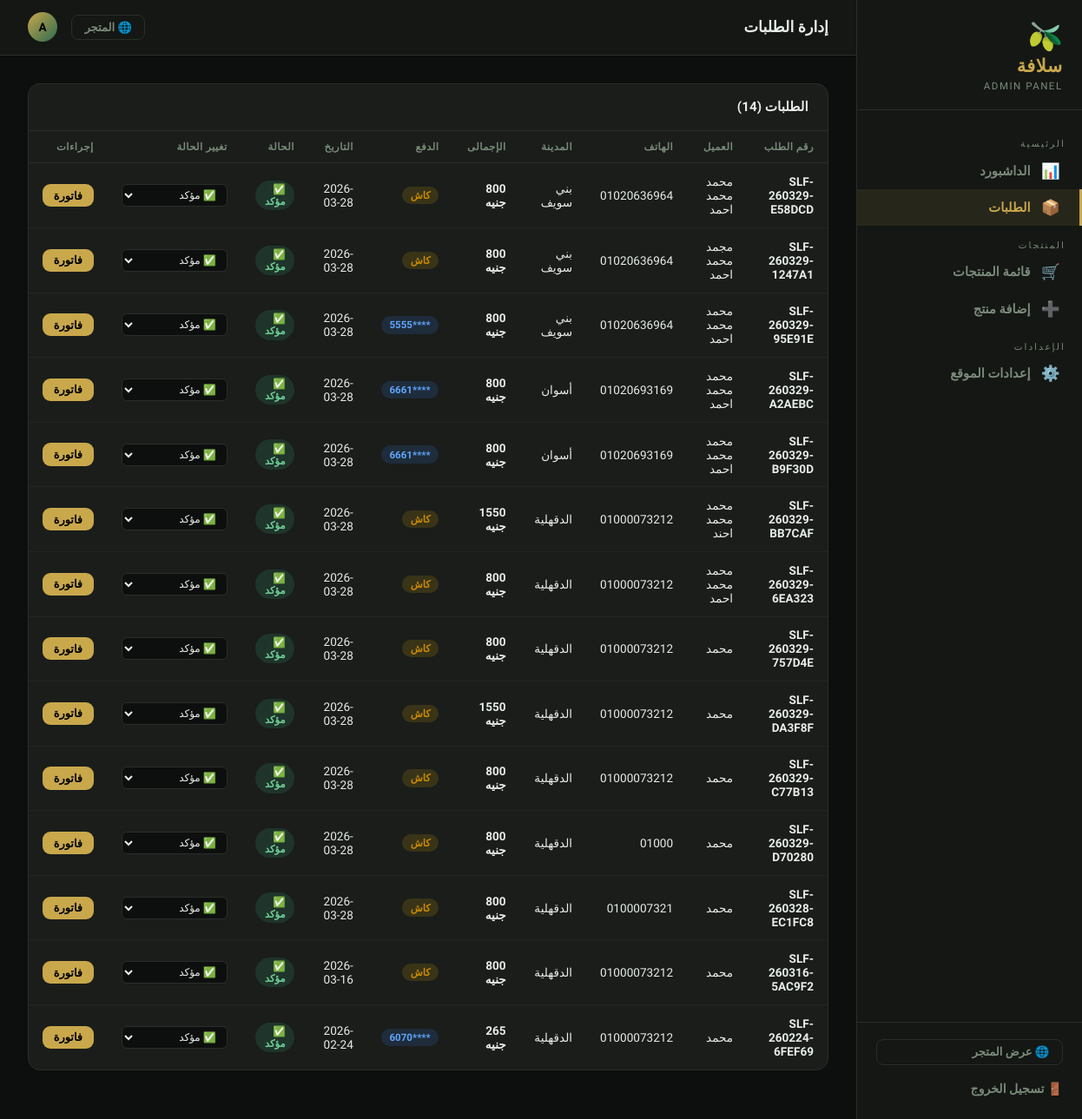
The page /admin/orders (signed in) on the database as committed earlier.
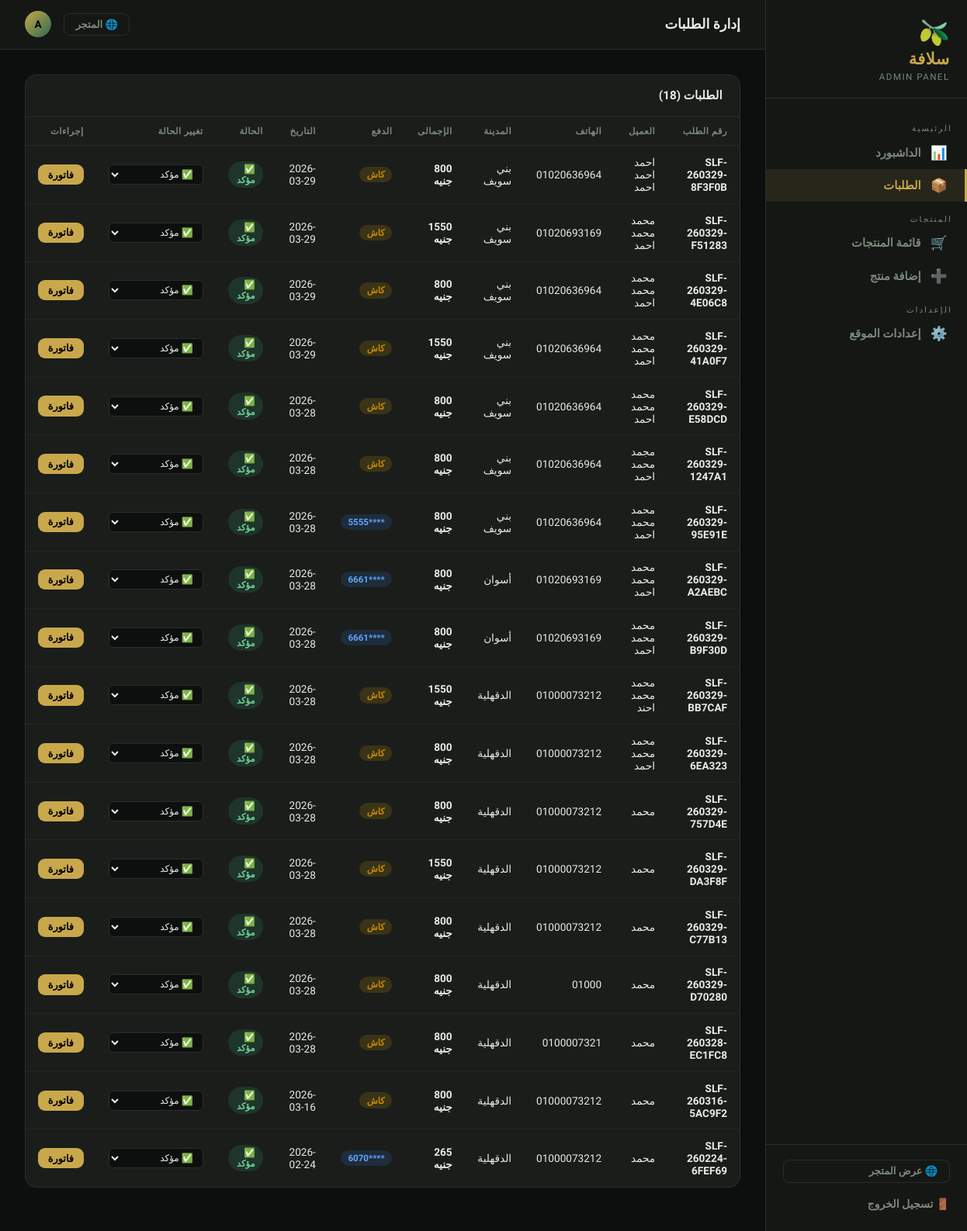
The same page on the database as committed later.
### tables this page shows
CREATE TABLE settings (
            key TEXT PRIMARY KEY,
            value TEXT
        );

CREATE TABLE orders (
            id INTEGER PRIMARY KEY AUTOINCREMENT,
            order_number TEXT,
            full_name TEXT, phone TEXT, city TEXT, address TEXT,
            total REAL, tax REAL, grand_total REAL,
            card_last4 TEXT, status TEXT DEFAULT 'confirmed',
            lang TEXT DEFAULT 'ar',
            created_at TEXT DEFAULT CURRENT_TIMESTAMP
        , payment_method TEXT DEFAULT 'card', shipping REAL DEFAULT 0, postal TEXT DEFAULT NULL);

### app.py (the view)
@app.route('/admin/orders')#مسار لعرض قائمة الطلبات في لوحة التحكم الخاصة بالمسؤول
@admin_required#تزيين المسار بالديكوريتور admin_required لضمان أن الوصول له بيكون فقط للمسؤولين المسجلين دخولهم
def admin_orders():#بداية بيعمل اتصال بقاعدة البيانات، وبعدين بيجلب كل الطلبات من جدول الطلبات (orders) مرتبة حسب معرف الطلب (id) بشكل تنازلي. النتيجة النهائية هي قائمة بكل الطلبات الموجودة في المتجر، والتي يتم تمريرها إلى قالب 'admin/orders.html' لعرضها في واجهة إدارة الطلبات في لوحة التحكم الخاصة بالمسؤول.
    orders = get_db().execute('SELECT * FROM orders ORDER BY id DESC').fetchall()
    return render_template('admin/orders.html', orders=orders)

### app.py (called while the page is built)
def get_db():#الهدف من الدالة دي هو انها ترجع اتصال بقاعدة البيانات SQLite لكل طلب بييجي للفلسك، وبتخزنه في g اللي هو مكان مخصص لتخزين البيانات الخاصة بكل طلب. لو مفيش اتصال موجود بالفعل في g، بيتم إنشاء اتصال جديد وربطه بيه. كمان بيتم تعيين row_factory علشان نقدر نوصل للبيانات باستخدام أسماء الأعمدة بدل من الفهارس.
    if 'db' not in g:
        g.db = sqlite3.connect(DB_PATH)
        g.db.row_factory = sqlite3.Row
    return g.db

def get_lang():#بترجع اللغة الحالية من الجلسة، أو 'ar' كافتراضي إذا ما تم تعيينها. ده بيستخدم لتحديد اللغة اللي هيتم عرض المحتوى بيها في الواجهة.
    return session.get('lang', 'ar')

def get_all_settings():#ثم بتجيب كل الإعدادات من جدول الإعدادات في قاعدة البيانات وترجعها كقاموس (dictionary) حيث المفاتيح هي أسماء الإعدادات والقيم هي القيم المرتبطة بيها. ده بيستخدم لما نحتاج نجيب كل الإعدادات مرة واحدة، زي ما بنعمل في context processor علشان نقدر نستخدمها في كل القوالب.
    rows = get_db().execute('SELECT key, value FROM settings').fetchall()
    return {r['key']: r['value'] for r in rows}

@app.context_processor
def inject_globals():#حقن كل الإعدادات واللغة الحالية في سياق القالب
    return dict(s=get_all_settings(), lang=get_lang())

def admin_required(f):#بتزيين الوظائف التي تتطلب تسجيل دخول المسؤول
    @wraps(f)
    def decorated(*args, **kwargs):
        if not session.get('admin_logged_in'):
            return redirect(url_for('admin_login'))
        return f(*args, **kwargs)
    return decorated

### templates/admin/orders.html (shortened to what this page needs)
{% extends "admin/base.html" %}
{% block page_title %} إدارة الطلبات{% endblock %}
{% block content %}
<div class="a-card">
  <div class="a-card-head"><h3>الطلبات ({{ orders|length }})</h3></div>
  <div style="padding:0">
    <table class="a-table">
      <thead>
        <tr>
          <th>رقم الطلب</th>
          <th>العميل</th>
          <th>الهاتف</th>
          <th>المدينة</th>
          <th>الإجمالى</th>
          <th>الدفع</th>
          <th>التاريخ</th>
          <th>الحالة</th>
          <th>تغيير الحالة</th>
          <th>إجراءات</th>
        </tr>
      </thead>
      <tbody>
        {% for o in orders %}
        <tr>
          <td><strong>{{ o['order_number'] }}</strong></td>
          <td>{{ o['full_name'] }}</td>
          <td>{{ o['phone'] }}</td>
          <td>{{ o['city'] }}</td>
          <td><strong style="color:var(--dk)">{{ o['grand_total']|int }} جنيه</strong></td>
          <td>
            {% if o['payment_method']=='cod' %}
              <span class="pay-badge pay-cod"> كاش</span>
            {% else %}
              <span class="pay-badge pay-card"> ****{{ o['card_last4'] }}</span>
            {% endif %}
          </td>
          <td>{{ o['created_at'][:10] }}</td>
          <td>
            <span class="badge
              {%- if o['status']=='confirmed' %} badge-green
              {%- elif o['status']=='packed'    %} badge-orange
              {%- elif o['status']=='shipped'   %} badge-blue
              {%- elif o['status']=='delivered' %} badge-teal
              {%- elif o['status']=='cancelled' %} badge-red
              {%- else %} badge-gray{%- endif %}">
              {%- if o['status']=='confirmed' %}✅ مؤكد
              {%- elif o['status']=='packed'    %}📦 تغليف
              {%- elif o['status']=='shipped'   %}🚚 شحن
              {%- elif o['status']=='delivered' %}🏠 تم التسليم
              {%- elif o['status']=='cancelled' %}❌ ملغى
              {%- else %}{{ o['status'] }}{%- endif %}
            </span>
          </td>
          <td>
            <form action="{{ url_for('admin_order_status', oid=o['id']) }}" method="POST">
              <select name="status" class="status-sel" onchange="this.form.submit()">
                <option value="confirmed"  {% if o['status']=='confirmed'  %}selected{% endif %}>✅ مؤكد</option>
              </select>
            </form>
          </td>
          <td>
            <a href="{{ url_for('admin_order_invoice', oid=o['id']) }}"
               class="btn btn-gold btn-sm" target="_blank"> فاتورة</a>
          </td>
        </tr>
        {% else %}
        <tr><td colspan="10" style="text-align:center;color:#aaa;padding:3rem">لا توجد طلبات بعد</td></tr>
        {% endfor %}
      </tbody>
    </table>
  </div>
</div>
{% endblock %}

### templates/admin/base.html (shortened to what this page needs)
<!DOCTYPE html>
<html lang="ar" dir="rtl">
<head>
</head>
<body>
<aside class="sidebar" id="sidebar">
  <div class="sidebar-brand">
    <span class="brand-icon">🫒</span>
    <span class="brand-name">{{ s.site_name_ar or 'سُلافة' }}</span>
    <span class="brand-sub">Admin Panel</span>
  </div>
  <nav class="sidebar-nav">
    <div class="nav-section">الرئيسية</div>
    <a href="{{ url_for('admin_dashboard') }}" class="nav-link {% if request.endpoint == 'admin_dashboard' %}active{% endif %}">
      <span class="nav-icon">📊</span> الداشبورد
    </a>
    <a href="{{ url_for('admin_orders') }}" class="nav-link {% if request.endpoint == 'admin_orders' %}active{% endif %}">
      <span class="nav-icon">📦</span> الطلبات
    </a>
    <div class="nav-section">المنتجات</div>
    <a href="{{ url_for('admin_products') }}" class="nav-link {% if request.endpoint in ['admin_products','admin_product_edit'] %}active{% endif %}">
      <span class="nav-icon">🛒</span> قائمة المنتجات
    </a>
    <a href="{{ url_for('admin_product_add') }}" class="nav-link {% if request.endpoint == 'admin_product_add' %}active{% endif %}">
      <span class="nav-icon">➕</span> إضافة منتج
    </a>
    <div class="nav-section">الإعدادات</div>
    <a href="{{ url_for('admin_settings') }}" class="nav-link {% if request.endpoint == 'admin_settings' %}active{% endif %}">
      <span class="nav-icon">⚙️</span> إعدادات الموقع
    </a>
  </nav>
  <div class="sidebar-footer">
    <a href="{{ url_for('index') }}" class="store-link">🌐 عرض المتجر</a>
    <a href="{{ url_for('admin_logout') }}" class="logout-btn">🚪 تسجيل الخروج</a>
  </div>
</aside>
<div class="main">
  <header class="topbar">
    <div style="display:flex;align-items:center;gap:1rem">
      <div class="page-title">{% block page_title %}<span>📊</span> الداشبورد{% endblock %}</div>
    </div>
    <div class="topbar-actions">
      <a href="{{ url_for('index') }}" class="topbar-store-link">🌐 المتجر</a>
      <div class="admin-avatar">A</div>
    </div>
  </header>
  <div class="content">
    {% block content %}{% endblock %}
  </div>
</div>
</body>
</html>

### templates/admin/base.html (style rules this page uses)
:root { --bg:#0d0f0e; --surface:#141714; --card:#1a1d1a; --border:#2a2e2a; --gold:#c9a84c; --gold-lt:#e2c97e; --green:#2d6a4f; --green-lt:#3a8a65; --red:#c0392b; --text:#e8ede8; --muted:#7a8a7a; --sidebar-w:260px; }
*,*::before,*::after { box-sizing:border-box;margin:0;padding:0 }
body { font-family:"Cairo",sans-serif;background:var(--bg);color:var(--text);min-height:100vh;display:flex }
.sidebar { width:var(--sidebar-w);background:var(--surface);border-left:1px solid var(--border);display:flex;flex-direction:column;position:fixed;top:0;right:0;bottom:0;z-index:100;overflow-y:auto }
.sidebar-brand { padding:1.6rem 1.4rem 1.2rem;border-bottom:1px solid var(--border) }
.brand-icon { font-size:2rem;line-height:1;display:block;margin-bottom:.4rem }
.brand-name { font-size:1.3rem;font-weight:900;color:var(--gold);letter-spacing:.5px;display:block }
.brand-sub { font-size:.72rem;color:var(--muted);letter-spacing:1.5px;text-transform:uppercase }
.sidebar-nav { padding:1rem 0;flex:1 }
.nav-section { padding:.4rem 1.2rem .2rem;font-size:.65rem;color:var(--muted);letter-spacing:2px;text-transform:uppercase;margin-top:.6rem }
.nav-link { display:flex;align-items:center;gap:.75rem;padding:.7rem 1.4rem;color:var(--muted);text-decoration:none;font-size:.92rem;font-weight:600;transition:all .2s;border-right:3px solid transparent }
.nav-link.active { color:var(--gold);background:rgba(201,168,76,.1);border-right-color:var(--gold) }
.nav-icon { font-size:1.1rem;width:22px;text-align:center;flex-shrink:0 }
.sidebar-footer { padding:1.2rem 1.4rem;border-top:1px solid var(--border) }
.store-link { display:flex;align-items:center;gap:.4rem;color:var(--muted);text-decoration:none;font-size:.82rem;font-weight:600;padding:.4rem .9rem;border:1px solid var(--border);border-radius:8px;transition:all .2s;margin-bottom:.7rem }
.logout-btn { display:flex;align-items:center;gap:.6rem;color:var(--muted);text-decoration:none;font-size:.88rem;font-weight:600;transition:color .2s;padding:.5rem 0 }
.main { margin-right:var(--sidebar-w);flex:1;display:flex;flex-direction:column;min-height:100vh }
.topbar { background:var(--surface);border-bottom:1px solid var(--border);padding:.9rem 2rem;display:flex;align-items:center;justify-content:space-between;position:sticky;top:0;z-index:50 }
.page-title { font-size:1.1rem;font-weight:700;color:var(--text) }
.topbar-actions { display:flex;align-items:center;gap:1rem }
.topbar-store-link { display:flex;align-items:center;gap:.4rem;color:var(--muted);text-decoration:none;font-size:.82rem;font-weight:600;padding:.4rem .9rem;border:1px solid var(--border);border-radius:8px;transition:all .2s }
.admin-avatar { width:34px;height:34px;background:linear-gradient(135deg,var(--gold),var(--green));border-radius:50%;display:flex;align-items:center;justify-content:center;font-size:.85rem;font-weight:900;color:#000 }
.content { padding:2rem;flex:1 }
.btn { display:inline-flex;align-items:center;gap:.4rem;padding:.55rem 1.2rem;border-radius:9px;font-family:"Cairo",sans-serif;font-size:.88rem;font-weight:700;cursor:pointer;border:none;text-decoration:none;transition:all .2s }
.btn-gold { background:var(--gold);color:#000 }
.btn-sm { padding:.35rem .8rem;font-size:.8rem }
table { width:100%;border-collapse:collapse }
th { text-align:right;padding:.75rem 1rem;font-size:.75rem;color:var(--muted);font-weight:700;letter-spacing:.5px;border-bottom:1px solid var(--border);white-space:nowrap }
td { padding:.85rem 1rem;font-size:.88rem;border-bottom:1px solid rgba(42,46,42,.6);vertical-align:middle }
tr:last-child td { border-bottom:none }
.badge { display:inline-block;padding:.2rem .65rem;border-radius:20px;font-size:.72rem;font-weight:700 }
.badge-green { background:rgba(45,106,79,.3);color:#6fcf97 }

Rows that differ between the two databases and show on the page:
added orders: order_number "SLF-260329-8F3F0B", full_name "احمد احمد احمد", phone "01020636964", city "بني سويف", grand_total "800", payment_method "كاش", created_at "2026-03-29", shows "✅ مؤكد", status "✅ مؤكد"
added orders: order_number "SLF-260329-F51283", full_name "محمد محمد احمد", phone "01020693169", city "بني سويف", grand_total "1550", payment_method "كاش", created_at "2026-03-29", shows "✅ مؤكد", status "✅ مؤكد"
added orders: order_number "SLF-260329-4E06C8", full_name "محمد محمد احمد", phone "01020636964", city "بني سويف", grand_total "800", payment_method "كاش", created_at "2026-03-29", shows "✅ مؤكد", status "✅ مؤكد"
added orders: order_number "SLF-260329-41A0F7", full_name "محمد محمد احمد", phone "01020636964", city "بني سويف", grand_total "1550", payment_method "كاش", created_at "2026-03-29", shows "✅ مؤكد", status "✅ مؤكد"
Other text that changed with them:
{{ orders|length }}: "14" → "18"
